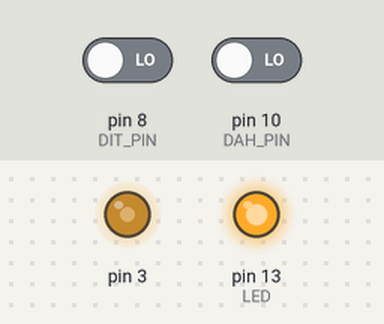
Bench run of a sketch on a simulated Arduino Uno, built with avr-gcc and run on an emulated ATmega328P. On the bench: output pins drawn as LEDs (lit = HIGH). Inputs (shaded band) come from the test bench; at power-on: pin 8 (DIT_PIN) LOW, pin 10 (DAH_PIN) LOW. Pins used as bus, display or sensor lines are not drawn.

Above: at 0.05 s.
At 0.45 s:
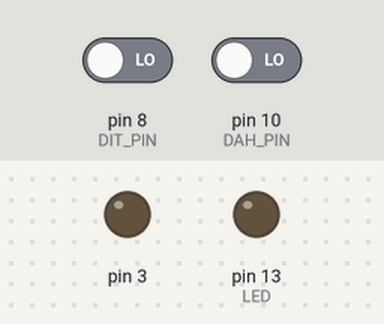
Timing chart, 0 to 3.0 s (numbered marks = the images above):
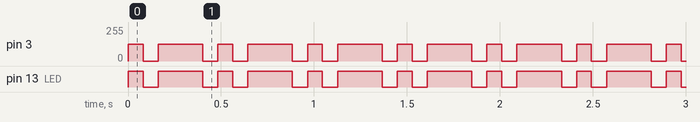

Measured:
- by itself, pin 3: repeats every 0.48 s: 0/255 0.08 s, 127/255 0.24 s, 0/255 0.08 s, 127/255 0.08 s
- by itself, pin 13 (LED): repeats every 0.48 s: LOW 0.08 s, HIGH 0.24 s, LOW 0.08 s, HIGH 0.08 s

The sketch:

iambic.ino
```cpp
/* Iambic keyer for arduino by Dimitris Sapountzakis (01/12/2011) */

#define DIT_PIN  8
#define DAH_PIN  10
#define EXC_PIN  9
#define LED      13
#define BAUD_DURATION          80              //mSec
#define INTERBAUD_DURATION     BAUD_DURATION*1
#define INTERLETTER_DURATION   BAUD_DURATION*2    //extra time after a baud
#define DIT_DURATION           BAUD_DURATION
#define DAH_DURATION           BAUD_DURATION*3
#define TOUCH_THRESHOLD        10        //how long to wait in uSec, before sampling the touch pin.

enum{
  IDLE,
  DIT,
  DAH,
  PAUSE,
};

int dit,dah;
int state;

void readDit()
{
  digitalWrite(EXC_PIN,HIGH);
  delayMicroseconds(TOUCH_THRESHOLD);
  if(digitalRead(DIT_PIN)) dit=0; else dit=1;
  digitalWrite(EXC_PIN,LOW);
}

void readDah()
{
  digitalWrite(EXC_PIN,HIGH);
  delayMicroseconds(TOUCH_THRESHOLD);
  if(digitalRead(DAH_PIN)) dah=0; else dah=1;
  digitalWrite(EXC_PIN,LOW);
}

void setup()
{
  pinMode(EXC_PIN,OUTPUT);
  digitalWrite(EXC_PIN,LOW);
  pinMode(LED,OUTPUT);
  digitalWrite(LED,LOW);   //turn off led
  state = 0;
}

//handles the output of the ciruit. if state is 1 then the contact is closed or led is turned on
void contact(unsigned char state)
{
  if(state) {
    digitalWrite(LED,HIGH);
    analogWrite(3,127);  //pin 3 drives an 8 Ohm speaker
  }
  else{
    digitalWrite(LED,LOW);
    analogWrite(3,0);
  }
}

void loop()
{
  switch(state){
    case IDLE:
      readDit();
      if(dit) {
        state = DIT;
      }
      else{
        delayMicroseconds(30);
        readDah();
        if(dah) {
          state = DAH;
        }
      }
    break;

    case DIT:
      contact(1);
      delay(DIT_DURATION);
      contact(0);
      delay(INTERBAUD_DURATION);
      //now, if dah is pressed go there, else check for dit
      readDah();
      if(dah){
        state = DAH;
      }
      else{
        //read dit now
        readDit();
        if(dit) {
          state = DIT;
        }
        else {
          delay(INTERLETTER_DURATION);
          state = IDLE;
        }
      }
    break;

    case DAH:
      contact(1);
      delay(DAH_DURATION);
      contact(0);
      delay(INTERBAUD_DURATION);
      //now, if dit is pressed go there, else check for dah
      readDit();
      if(dit){
        state = DIT;
      }
      else{
        //read dit now
        readDah();
        if(dah) {
          state = DAH;
        }
        else {
          delay(INTERLETTER_DURATION);
          state = IDLE;
        }
      }
    break;
  }//switch
  delay(1);
}
```
